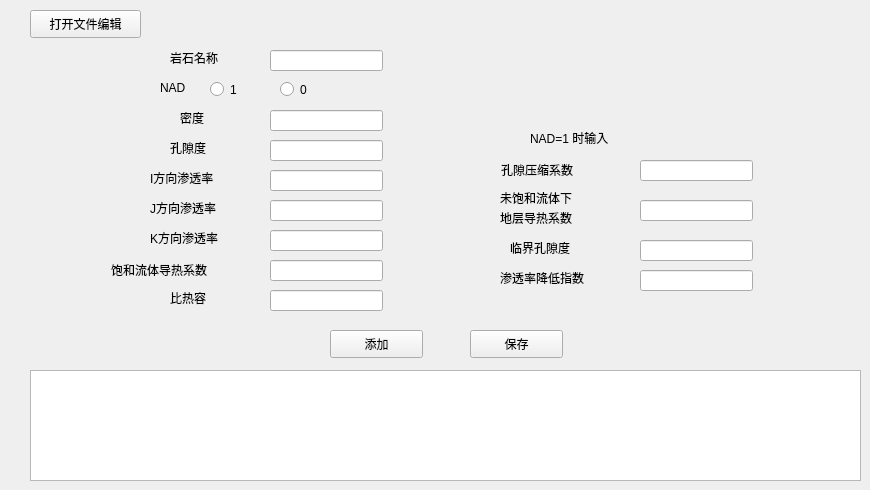
      <widget class="QWidget" name="tab_7">
       <attribute name="title">
        <string>岩石</string>
       </attribute>
       <widget class="QPushButton" name="pushButton_26">
        <property name="geometry">
         <rect>
          <x>30</x>
          <y>10</y>
          <width>111</width>
          <height>28</height>
         </rect>
        </property>
        <property name="text">
         <string>打开文件编辑</string>
        </property>
       </widget>
       <widget class="QLabel" name="label_77">
        <property name="geometry">
         <rect>
          <x>170</x>
          <y>50</y>
          <width>72</width>
          <height>15</height>
         </rect>
        </property>
        <property name="text">
         <string>岩石名称</string>
        </property>
       </widget>
       <widget class="QLineEdit" name="lineEdit_61">
        <property name="geometry">
         <rect>
          <x>270</x>
          <y>50</y>
          <width>113</width>
          <height>21</height>
         </rect>
        </property>
       </widget>
       <widget class="QLabel" name="label_78">
        <property name="geometry">
         <rect>
          <x>160</x>
          <y>80</y>
          <width>72</width>
          <height>15</height>
         </rect>
        </property>
        <property name="text">
         <string>NAD</string>
        </property>
       </widget>
       <widget class="QRadioButton" name="radioButton_5">
        <property name="geometry">
         <rect>
          <x>210</x>
          <y>80</y>
          <width>61</width>
          <height>19</height>
         </rect>
        </property>
        <property name="text">
         <string>1</string>
        </property>
       </widget>
       <widget class="QRadioButton" name="radioButton_6">
        <property name="geometry">
         <rect>
          <x>280</x>
          <y>80</y>
          <width>61</width>
          <height>19</height>
         </rect>
        </property>
        <property name="text">
         <string>0</string>
        </property>
       </widget>
       <widget class="QLabel" name="label_79">
        <property name="geometry">
         <rect>
          <x>180</x>
          <y>110</y>
          <width>41</width>
          <height>16</height>
         </rect>
        </property>
        <property name="text">
         <string>密度</string>
        </property>
       </widget>
       <widget class="QLabel" name="label_80">
        <property name="geometry">
         <rect>
          <x>170</x>
          <y>140</y>
          <width>72</width>
          <height>15</height>
         </rect>
        </property>
        <property name="text">
         <string>孔隙度</string>
        </property>
       </widget>
       <widget class="QLabel" name="label_81">
        <property name="geometry">
         <rect>
          <x>150</x>
          <y>170</y>
          <width>91</width>
          <height>16</height>
         </rect>
        </property>
        <property name="text">
         <string>I方向渗透率</string>
        </property>
       </widget>
       <widget class="QLabel" name="label_82">
        <property name="geometry">
         <rect>
          <x>150</x>
          <y>200</y>
          <width>91</width>
          <height>16</height>
         </rect>
        </property>
        <property name="text">
         <string>J方向渗透率</string>
        </property>
       </widget>
       <widget class="QLabel" name="label_83">
        <property name="geometry">
         <rect>
          <x>150</x>
          <y>230</y>
          <width>91</width>
          <height>16</height>
         </rect>
        </property>
        <property name="text">
         <string>K方向渗透率</string>
        </property>
       </widget>
       <widget class="QLabel" name="label_84">
        <property name="geometry">
         <rect>
          <x>111</x>
          <y>260</y>
          <width>121</width>
          <height>20</height>
         </rect>
        </property>
        <property name="text">
         <string>饱和流体导热系数</string>
        </property>
       </widget>
       <widget class="QLabel" name="label_85">
        <property name="geometry">
         <rect>
          <x>170</x>
          <y>290</y>
          <width>51</width>
          <height>16</height>
         </rect>
        </property>
        <property name="text">
         <string>比热容</string>
        </property>
       </widget>
       <widget class="QLineEdit" name="lineEdit_62">
        <property name="geometry">
         <rect>
          <x>270</x>
          <y>110</y>
          <width>113</width>
          <height>21</height>
         </rect>
        </property>
       </widget>
       <widget class="QLineEdit" name="lineEdit_63">
        <property name="geometry">
         <rect>
          <x>270</x>
          <y>140</y>
          <width>113</width>
          <height>21</height>
         </rect>
        </property>
       </widget>
       <widget class="QLineEdit" name="lineEdit_64">
        <property name="geometry">
         <rect>
          <x>270</x>
          <y>170</y>
          <width>113</width>
          <height>21</height>
         </rect>
        </property>
       </widget>
       <widget class="QLineEdit" name="lineEdit_65">
        <property name="geometry">
         <rect>
          <x>270</x>
          <y>200</y>
          <width>113</width>
          <height>21</height>
         </rect>
        </property>
       </widget>
       <widget class="QLineEdit" name="lineEdit_66">
        <property name="geometry">
         <rect>
          <x>270</x>
          <y>230</y>
          <width>113</width>
          <height>21</height>
         </rect>
        </property>
       </widget>
       <widget class="QLineEdit" name="lineEdit_67">
        <property name="geometry">
         <rect>
          <x>270</x>
          <y>260</y>
          <width>113</width>
          <height>21</height>
         </rect>
        </property>
       </widget>
       <widget class="QLineEdit" name="lineEdit_68">
        <property name="geometry">
         <rect>
          <x>270</x>
          <y>290</y>
          <width>113</width>
          <height>21</height>
         </rect>
        </property>
       </widget>
       <widget class="QLabel" name="label_86">
        <property name="geometry">
         <rect>
          <x>530</x>
          <y>130</y>
          <width>101</width>
          <height>16</height>
         </rect>
        </property>
        <property name="text">
         <string>NAD=1 时输入</string>
        </property>
       </widget>
       <widget class="QLabel" name="label_87">
        <property name="geometry">
         <rect>
          <x>501</x>
          <y>160</y>
          <width>101</width>
          <height>20</height>
         </rect>
        </property>
        <property name="text">
         <string>孔隙压缩系数</string>
        </property>
       </widget>
       <widget class="QLabel" name="label_88">
        <property name="geometry">
         <rect>
          <x>500</x>
          <y>190</y>
          <width>91</width>
          <height>16</height>
         </rect>
        </property>
        <property name="text">
         <string>未饱和流体下</string>
        </property>
       </widget>
       <widget class="QLabel" name="label_89">
        <property name="geometry">
         <rect>
          <x>500</x>
          <y>210</y>
          <width>91</width>
          <height>16</height>
         </rect>
        </property>
        <property name="text">
         <string>地层导热系数</string>
        </property>
       </widget>
       <widget class="QLabel" name="label_90">
        <property name="geometry">
         <rect>
          <x>510</x>
          <y>240</y>
          <width>81</width>
          <height>16</height>
         </rect>
        </property>
        <property name="text">
         <string>临界孔隙度</string>
        </property>
       </widget>
       <widget class="QLabel" name="label_91">
        <property name="geometry">
         <rect>
          <x>500</x>
          <y>270</y>
          <width>111</width>
          <height>16</height>
         </rect>
        </property>
        <property name="text">
         <string>渗透率降低指数</string>
        </property>
       </widget>
       <widget class="QLineEdit" name="lineEdit_69">
        <property name="geometry">
         <rect>
          <x>640</x>
          <y>160</y>
          <width>113</width>
          <height>21</height>
         </rect>
        </property>
       </widget>
       <widget class="QLineEdit" name="lineEdit_70">
        <property name="geometry">
         <rect>
          <x>640</x>
          <y>200</y>
          <width>113</width>
          <height>21</height>
         </rect>
        </property>
       </widget>
       <widget class="QLineEdit" name="lineEdit_71">
        <property name="geometry">
         <rect>
          <x>640</x>
          <y>240</y>
          <width>113</width>
          <height>21</height>
         </rect>
        </property>
       </widget>
       <widget class="QLineEdit" name="lineEdit_72">
        <property name="geometry">
         <rect>
          <x>640</x>
          <y>270</y>
          <width>113</width>
          <height>21</height>
         </rect>
        </property>
       </widget>
       <widget class="QPushButton" name="pushButton_27">
        <property name="geometry">
         <rect>
          <x>330</x>
          <y>330</y>
          <width>93</width>
          <height>28</height>
         </rect>
        </property>
        <property name="text">
         <string>添加</string>
        </property>
       </widget>
       <widget class="QPushButton" name="pushButton_28">
        <property name="geometry">
         <rect>
          <x>470</x>
          <y>330</y>
          <width>93</width>
          <height>28</height>
         </rect>
        </property>
        <property name="text">
         <string>保存</string>
        </property>
       </widget>
       <widget class="QPlainTextEdit" name="plainTextEdit_5">
        <property name="geometry">
         <rect>
          <x>30</x>
          <y>370</y>
          <width>831</width>
          <height>111</height>
         </rect>
        </property>
       </widget>
      </widget>
